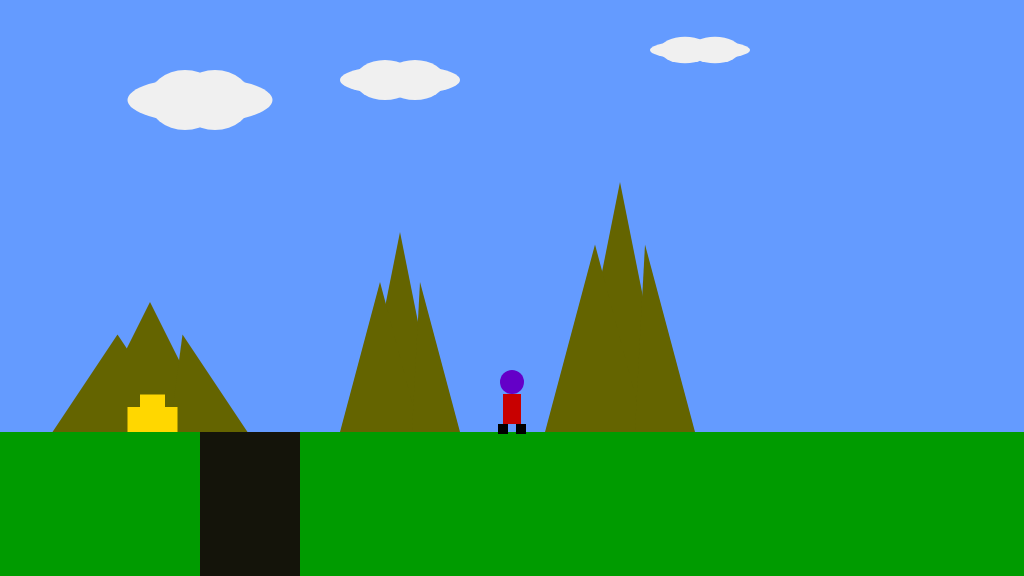
Frame 1 (no input)
Frame 60 (no input): identical to frame 1, image omitted
Frame 120 (the mouse pressed at the canvas centre since frame 60): identical to frame 1, image omitted

The p5.js sketch that drew this single still picture (run headless with seeded random() and noise() and a simulated clock; from frame 60 on, the mouse is pressed at the canvas centre):

// p5.js sketch
// ── sketch.js
/*

The Game Project 4

Midterm

by:Swen Chan

*/


var gameCha_x;
var gameCha_y;
var floorP_y;

var isL;
var isR;
var isF;
var isP;

var cany;
var isF_cany;

var collectable;

var trees_x;
var clouds;
var mountains;
var cameraPosX;





function setup()
{
	createCanvas(1024, 576);
	floorP_y = height * 3/4;
	gameCha_x = width/2;
	gameCha_y = floorP_y;

	isL = false;
	isR = false;
	isF = false;
	isP = false;

	isF_cany = false;
	//start
	cany = { x_pos: 200, width: 100 };

	collectable = {x_pos: 140, y_pos: floorP_y - 50, size: 50, isFound:false};

	//initialise underground variables
	trees_x = [100, 150, 180];
	clouds = {x_pos:[200, 400, 700], y_pos:[100, 80, 50], 
			width:[145, 120, 100], height:[45, 30, 20]};
	mountains = {x_pos:[620, 400, 150], height:[250, 200, 130],
			 width:[100, 80, 130]};
	
	cameraPosX = 0;
	
}

function draw()
{
	//modify camera's position
	cameraPosX = gameCha_x - width / 2;

	//do not allow second jump when the character is Plummeting
	if (gameCha_y <= 285){
		isP = false;
	}

	//do not allow move when the player has fallen in the cany
	if (isF_cany == true){
		isL = false;
		isR = false;
	}
	//end
	///////////DRAWING CODE//////////

	background(100,155,255); 

	noStroke();
	fill(0,155,0);
	rect(0, floorP_y, width, height - floorP_y); //draw some green ground

	//start
	//save state
	push();
	translate(-cameraPosX, 0);

	//draw the cany
	noStroke();
	fill(20,20,10);
	rect(cany.x_pos, floorP_y, cany.width, 144);

	//draw trees
	noStroke();
	fill(150,100,100);
	for(i in trees_x.length){
		rect(trees_x[i], treePos_y + 58, 40, 92);
	}

	//draw clouds
	fill(240);
	for(var i = 0; i < clouds.x_pos.length; i++) {
		ellipse(clouds.x_pos[i], clouds.y_pos[i],
			clouds.width[i], clouds.height[i]);
		ellipse(clouds.x_pos[i] - 15, clouds.y_pos[i],
			clouds.width[i] / 2, 4 * clouds.height[i] / 3);
		ellipse(clouds.x_pos[i] + 15,clouds.y_pos[i],
			clouds.width[i] / 2, 4 * clouds.height[i] / 3);
	}

	//draw mountains
	fill(100,100,0);
	for(var i = 0; i < mountains.x_pos.length; i++){
		triangle(mountains.x_pos[i], floorP_y - mountains.height[i],
			mountains.x_pos[i] - mountains.width[i] / 2, floorP_y,
			mountains.x_pos[i] + mountains.width[i] / 2, floorP_y
		);
		triangle(mountains.x_pos[i] - mountains.width[i] / 4, floorP_y - mountains.height[i] * 0.75,
			mountains.x_pos[i] - 3 * mountains.width[i] / 4, floorP_y,
			mountains.x_pos[i] + mountains.width[i] / 4, floorP_y);
		triangle(mountains.x_pos[i] + mountains.width[i] / 4, floorP_y - mountains.height[i] * 0.75,
			mountains.x_pos[i] + 3 * mountains.width[i] / 20, floorP_y,
			mountains.x_pos[i] + 3 * mountains.width[i] / 4, floorP_y);
	}

	//if the character on the cany,fall into
	if(isF_cany){
		gameCha_y += 10;
	}

	//decide the isF variable
	if(gameCha_y < floorP_y){
		isF = true;
	}

	//change the 'isFound' variable if the collectable is found
	if(dist(gameCha_x, gameCha_y, collectable.x_pos, collectable.y_pos + 50) < collectable.size ){
		collectable.isFound = true;
	}

	//draw the collectable
	if(!collectable.isFound){
		noStroke();
		fill(255,215,0);
		rect(collectable.x_pos, collectable.y_pos + collectable.size / 4,
			collectable.size / 2, collectable.size / 2);
		rect(collectable.x_pos - collectable.size / 4, collectable.y_pos + collectable.size / 2,
		collectable.size, collectable.size / 2)
	}


	//the game character
	if(isL && isF)
	{
		// add your jumping-left code
		fill(100,0,200);//head
		ellipse(gameCha_x - 11, gameCha_y - 60, 24, 24);
	
		fill(200,0,0);//body
		rect(gameCha_x - 20, gameCha_y - 48, 18, 20);
	
		fill(0);//right foot
		rect(gameCha_x - 4, gameCha_y - 28, 10, 10);
	
		rect(gameCha_x - 22, gameCha_y - 28, 10, 10);//left foot
	
		rect(gameCha_x - 2, gameCha_y - 40, 10, 3);//arm
	

	}
	else if(isR && isF)
	{
		// add your jumping-right code
		fill(100,0,200);//head
		ellipse(gameCha_x + 11, gameCha_y - 60, 24, 24);
	
		fill(200,0,0);//body
		rect(gameCha_x + 2, gameCha_y - 48, 18, 20);
	
		fill(0);//right foot
		rect(gameCha_x + 12, gameCha_y - 28, 10, 10);
	
		rect(gameCha_x - 6, gameCha_y - 28, 10, 10);//left foot
	
		rect(gameCha_x - 8, gameCha_y - 43, 10, 3);
	}
	else if(isL)
	{
		// add your walking left code
		fill(100,0,200);//head
		ellipse(gameCha_x - 11, gameCha_y - 50, 24, 24);

		fill(200,0,0);//body
		rect(gameCha_x - 20, gameCha_y - 38, 18, 30);

		fill(0);//right foot
		rect(gameCha_x - 4, gameCha_y - 8, 10, 10);

		rect(gameCha_x - 22, gameCha_y - 8, 10, 10);//left foot

	}
	else if(isR)
	{
		// add your walking right code
		fill(100,0,200);//head
		ellipse(gameCha_x + 11, gameCha_y - 50, 24, 24);

		fill(200,0,0);//body
		rect(gameCha_x + 2, gameCha_y - 38, 18, 30);

		fill(0);//right foot
		rect(gameCha_x + 12, gameCha_y - 8, 10, 10);

		rect(gameCha_x - 6, gameCha_y - 8, 10, 10);//left foot

	}
	else if(isF || isP)
	{
		// add your jumping facing forwards code
		fill(100,0,200);//head
		ellipse(gameCha_x, gameCha_y - 60, 24, 24);
	
		fill(200,0,0);//body
		rect(gameCha_x - 9, gameCha_y - 48, 18, 20);
	
		fill(0);//right foot
		rect(gameCha_x + 4, gameCha_y - 28, 10, 10);
	
		rect(gameCha_x - 14, gameCha_y - 28, 10, 10);//left foot
	
		rect(gameCha_x + 9, gameCha_y - 40, 10, 3);//right arm
		rect(gameCha_x - 19, gameCha_y - 40, 10, 3);//left arm
	}
	else
	{
		// add your standing front facing code
		fill(100,0,200);//head
		ellipse(gameCha_x, gameCha_y - 50, 24, 24);
	
		fill(200,0,0);//body
		rect(gameCha_x - 9, gameCha_y - 38, 18, 30);
	
		fill(0);//right foot
		rect(gameCha_x + 4, gameCha_y - 8, 10, 10);
	
		rect(gameCha_x - 14, gameCha_y - 8, 10, 10);//left foot

	}
	
	///////////INTERACTION CODE//////////
	//Put conditional statements to move the game character below here
	if(isL){
		gameCha_x -= 5;
	}

	if(isR){
		gameCha_x += 5;
	}

	if(isP){
		gameCha_y -= 25;
		if(gameCha_y < 280){
			gameCha_y = 280;
		}
	}

	if(isF){
		gameCha_y += 5;
		if(gameCha_y >= floorP_y){
			gameCha_y = floorP_y;
			isF = false;
		}

	}

	if(gameCha_x < cany.x_pos + cany.width - 10
		&& gameCha_x > cany.x_pos + 10
		&& gameCha_y == floorP_y){
			isF_cany = true;
		}


	//restore state
	pop();
}



function keyPressed()
{
	// if statements to control the animation of the character when
	// keys are pressed.

	if(!isF_cany){
		if(key == 'a'){
			isL = true;			
		}
	
		if(key == 'd'){
			isR = true;
		}
	
		if(key == 'w'){
			if(isP){
				isF = true;
			}
			if(!isF){
				isP = true;
			}
		}
	}

}
function keyReleased()
{
	// if statements to control the animation of the character when
	// keys are released.

	if(key == 'a'){
		isL = false;
	}

	if(key == 'd'){
		isR = false;
	}

	if(key == 'w'){
		isP = false;

	}


}

//end
